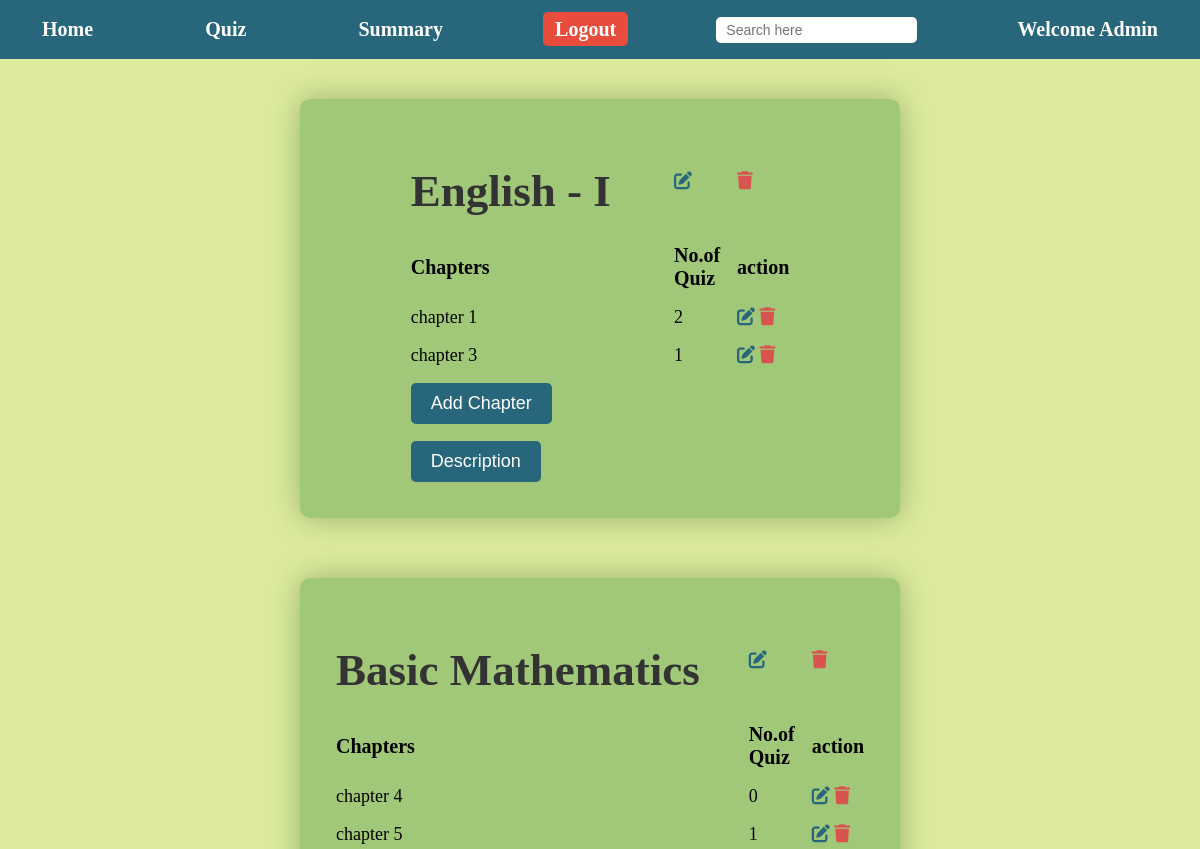
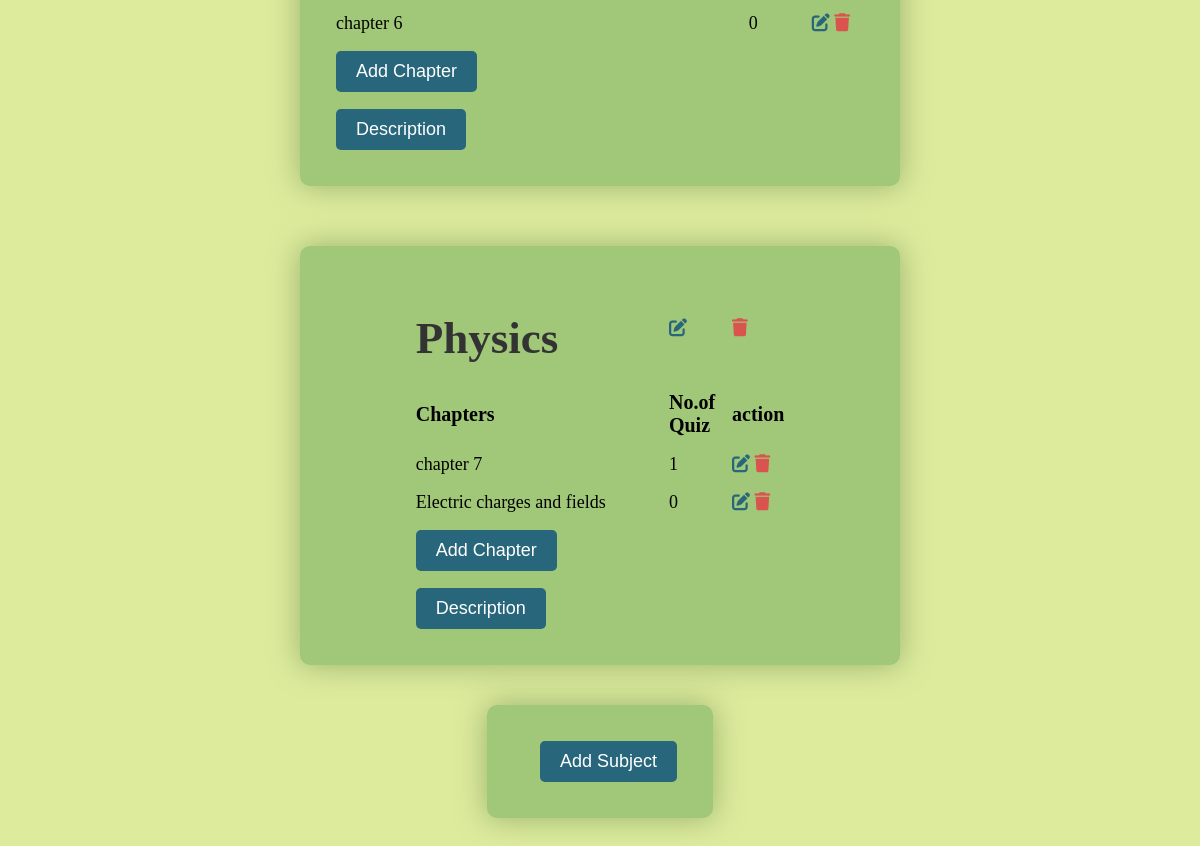
/admindb (signed in), run on an earlier commit of the app's database (2 pictures, top to bottom).
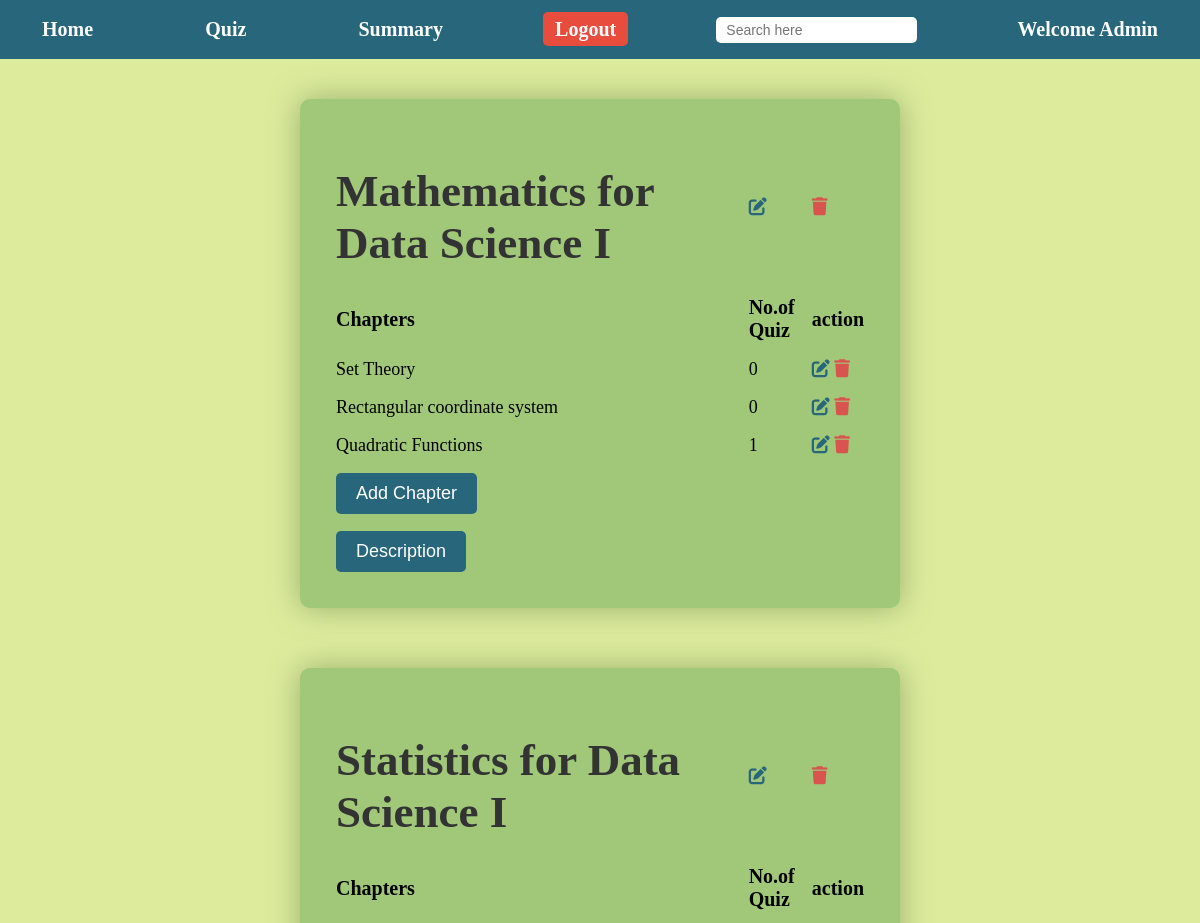
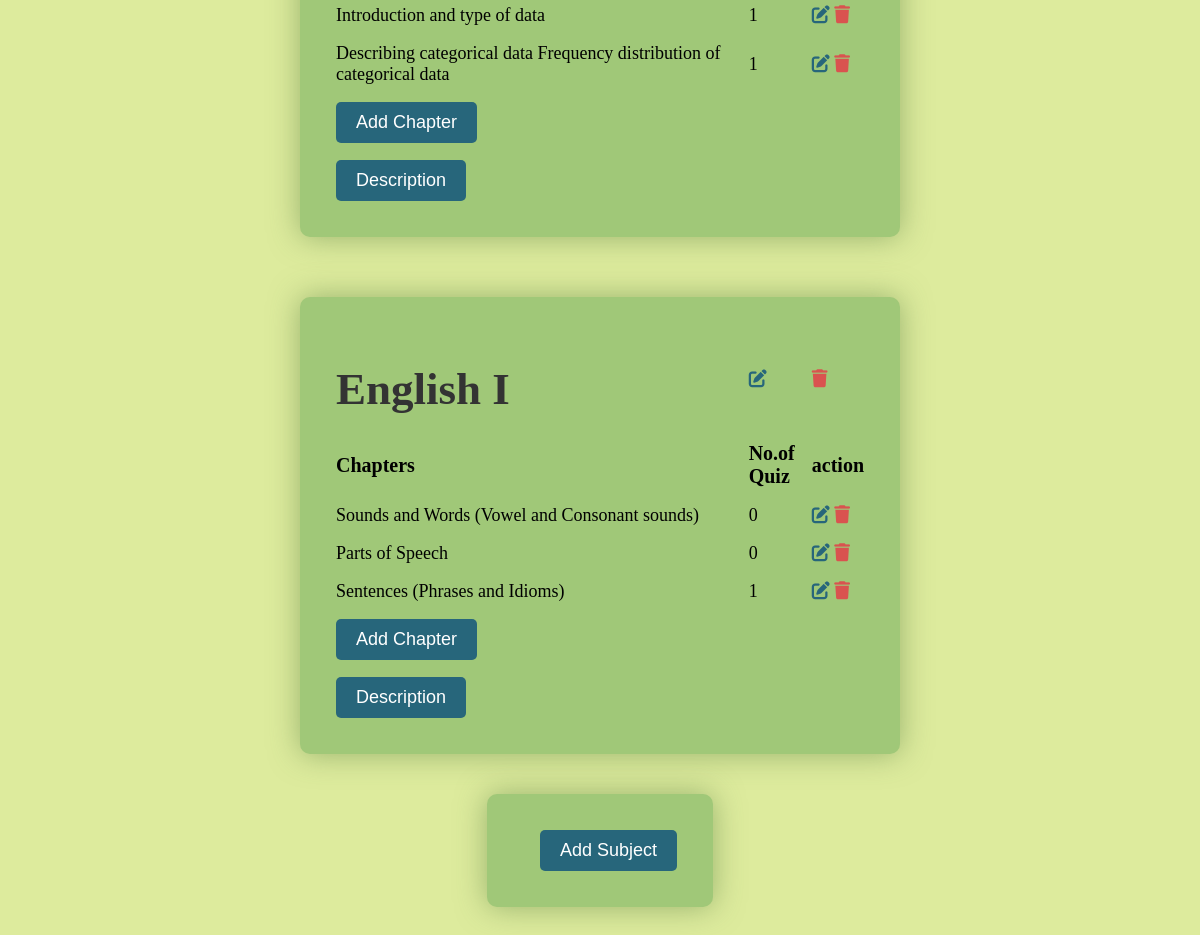
And on a later commit of the database (2 pictures, top to bottom).
### models.py (models this page shows)
class Subject(data.Model):
    __tablename__='sub'
    sub_id=data.Column(data.Integer,primary_key=True)
    sub_name=data.Column(data.String(50),nullable=False,unique=True)
    sub_Description=data.Column(data.Text,nullable=True)
    sub_quiz_descrip=data.Column(data.Text,nullable=True)
    sub_chap=data.relationship('Chapter',backref='Subject',lazy=True)

class Chapter(data.Model):
    __tablename__='chap'
    chap_id=data.Column(data.Integer,primary_key=True)
    chap_title=data.Column(data.String(200),nullable=False)
    chap_description=data.Column(data.Text,nullable=False)
    chap_quiz=data.relationship('Quiz',backref='Chapter',lazy=True)
    sub_id=data.Column(data.Integer,data.ForeignKey('sub.sub_id'),nullable=False)

### app.py (the view)
@application.route('/admindb',methods=['GET','POST'])
def admindb():
    if 'admin' not in session:
        flash('Please Login','error')
        return redirect(url_for('Admin_Login'))
    Subjects=Subject.query.all()
    Chapters=Chapter.query.all()
    Quizzes=Quiz.query.all()
    return render_template('Admin_Dashboard.html',Subjects=Subjects,Chapters=Chapters,quiz=Quizzes,user="Admin",request_path=request.path)

### templates/Admin_Dashboard.html (shortened to what this page needs)
{% extends 'index.html' %}
{% block navbar %}
{% include 'admin-navbar.html' %}
{% endblock %}
{% block content %}
<center>
    <div id="adminsub">
        {% for subject in Subjects %}
        <table>
            <tr>
                <td>
                    <h1>{{ subject.sub_name }}</h1>
                </td>
                <td><a href="{{ url_for('edit_subject',sub_id=subject.sub_id) }}" class="icon-button edit-btn"><i
                            class="fa fa-edit"></a></td>
                <td><a href="{{ url_for('delete_subject',sub_id=subject.sub_id) }}" class="icon-button delete-btn"><i
                            class="fa fa-trash"></i></a></td>
            </tr>
            <tr>
                <th>Chapters</th>
                <th>No.of Quiz</th>
                <th>action</th>
            </tr>
            {% for chapter in Chapters %}
            {% if chapter.sub_id==subject.sub_id %}
            <tr>
                <td>{{ chapter.chap_title }}</td>
                <td>{{ quiz | selectattr("chap_id", "equalto", chapter.chap_id) | list | length }}</td>
                <td><a href="{{ url_for('edit_chapter',chap_id=chapter.chap_id,sub_id=subject.sub_id) }}"><i
                            class="fa fa-edit"></i></a>
                    <a href="{{ url_for('delete_chapter',chap_id=chapter.chap_id,sub_id=subject.sub_id) }}"><i
                            class="fa fa-trash"></i></a>
                </td>
            </tr>
            {% endif %}
            {% endfor %}
            <tr>
                <td>
                    <a href="{{ url_for('create_chapter',sub_id=subject.sub_id) }}">
                        <input type="button" value="Add Chapter">
                    </a>
                </td>
            </tr>
            <tr>
                <td><button onclick="Description('description-{{subject.sub_id}}')">Description</button></td>
            </tr>
        </table>
        {% endfor %}
    </div>
    <div>
        <table>
            <tr>
                <td></td>
                <td><a href="{{ url_for('create_subject') }}"><input type="button" value="Add Subject"></a></td>
            </tr>
        </table>
    </div>
</center>
{% endblock %}

What changed in the data, as far as the page shows it:
removed Subject: sub_name "English - I"
removed Chapter: chap_title "chapter 1", chap_id "2", shown under Subject "English - I"
removed Chapter: chap_title "chapter 3", chap_id "1", shown under Subject "English - I"
removed Subject: sub_name "Basic Mathematics"
removed Chapter: chap_title "chapter 4", chap_id "0", shown under Subject "Basic Mathematics"
removed Chapter: chap_title "chapter 5", chap_id "1", shown under Subject "Basic Mathematics"
removed Chapter: chap_title "chapter 6", chap_id "0", shown under Subject "Basic Mathematics"
removed Subject: sub_name "Physics"
removed Chapter: chap_title "chapter 7", chap_id "1", shown under Subject "Physics"
removed Chapter: chap_title "Electric charges and fields", chap_id "0", shown under Subject "Physics"
added Subject: sub_name "Mathematics for Data Science I"
added Chapter: chap_title "Set Theory", chap_id "0", shown under Subject "Mathematics for Data Science I"
added Chapter: chap_title "Rectangular coordinate system", chap_id "0", shown under Subject "Mathematics for Data Science I"
added Chapter: chap_title "Quadratic Functions", chap_id "1", shown under Subject "Mathematics for Data Science I"
added Subject: sub_name "Statistics for Data Science I"
added Chapter: chap_title "Introduction and type of data", chap_id "1", shown under Subject "Statistics for Data Science I"
added Chapter: chap_title "Describing categorical data Frequency distribution of categorical data", chap_id "1", shown under Subject "Statistics for Data Science I"
added Subject: sub_name "English I"
added Chapter: chap_title "Sounds and Words (Vowel and Consonant sounds)", chap_id "0", shown under Subject "English I"
added Chapter: chap_title "Parts of Speech", chap_id "0", shown under Subject "English I"
added Chapter: chap_title "Sentences (Phrases and Idioms)", chap_id "1", shown under Subject "English I"
